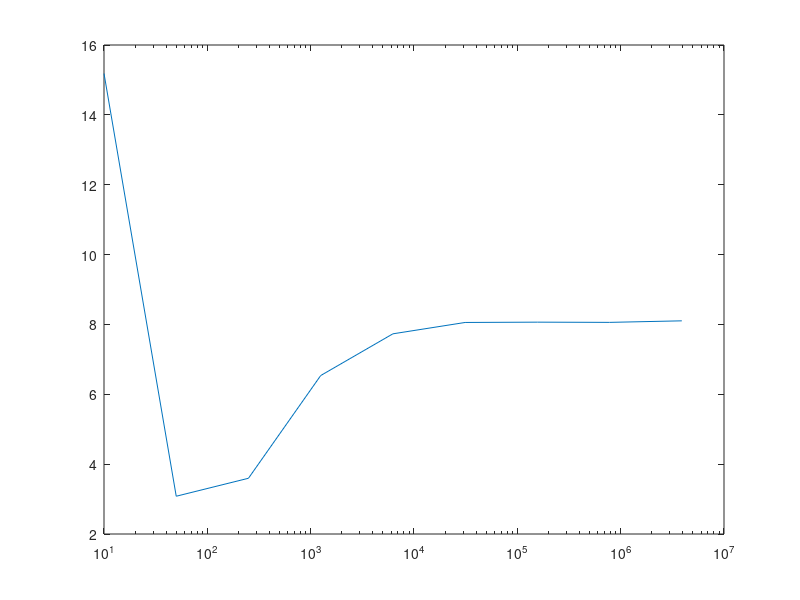

MATLAB code for this plot:
MC = [10, 50, 250, 1250, 6250, 31250, 156250, 781250, 3.90625e+06, ];
e_var = [15.1844, 3.08134, 3.59563, 6.53639, 7.73124, 8.05643, 8.06526, 8.05902, 8.103, ];
m_var = [3.1689, 3.04512, 37.0712, 30.851, 88.1701, 107.247, 101.666, 102.281, 103.044, ];
mean_mag = [0.1805, 0.3513, 1.1363, 1.38229, 0.922778, 1.02075, 1.00611, 1.00863, 1.00433, ];
time_used = [0.000447, 0.002241, 0.011509, 0.060252, 0.304964, 1.54521, 8.22249, 38.5769, 189.716, ];
semilogx(MC, e_var)
